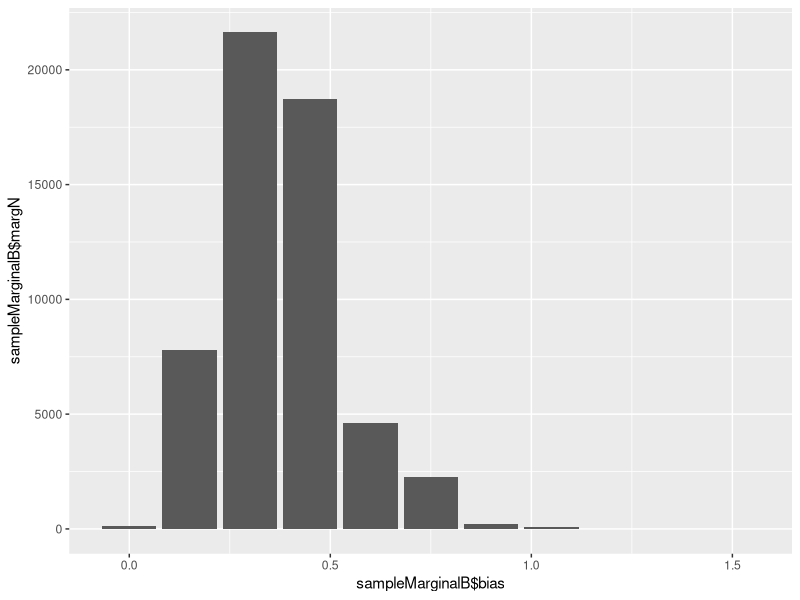
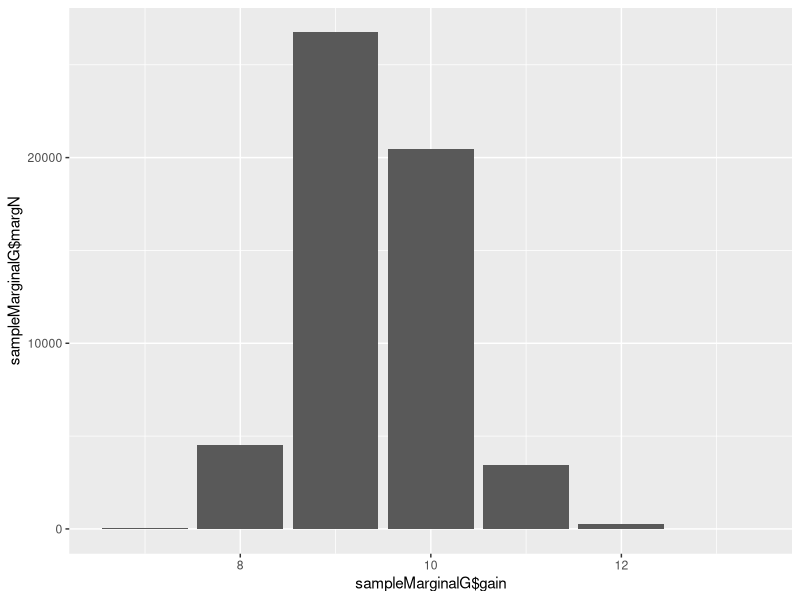
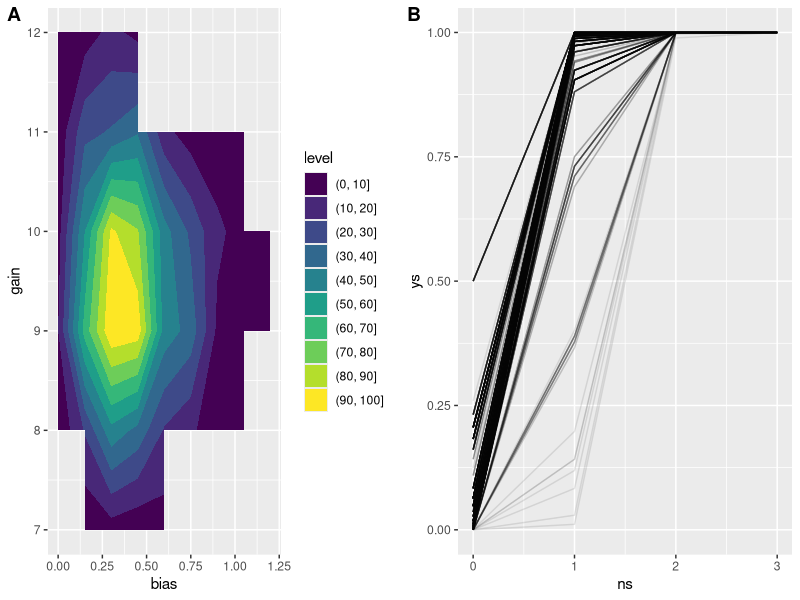

Generate these figures, in order, with R:
library(data.table)
library(magrittr)
library(ggplot2)
library(cowplot)

grid <- fread("cache/bias-shape=5-scale=0.10_gain-shape=100-scale=0.10_grid.csv")

sigmoid <- function(n, b, g) {
  1/(1 + exp(-g * (n-b)))
}

# plot samples of joint space
gridDexes <- 1:nrow(grid)
dexSamples <- sample(gridDexes, 1000, prob = grid$jointP, replace = TRUE)
gridSamples <- grid[dexSamples]
gridSamples[, N := .N, by = c("bias", "gain")]
gridSamplesP <- ggplot(data = gridSamples) + geom_contour_filled(aes(x = bias, y = gain, z = N))

# plot marginal of samples
sampleMarginalB <- gridSamples[, .(margN = sum(N)), by=bias]
sampleMarginalG <- gridSamples[, .(margN = sum(N)), by=gain]
ggplot() + geom_col(aes(x = sampleMarginalB$bias, y = sampleMarginalB$margN))
ggplot() + geom_col(aes(x = sampleMarginalG$gain, y = sampleMarginalG$margN))

# sigmoid function over 0-3 blickets
ns <- 0:3
getActivationDT <- function(dt) {
  stopifnot(nrow(dt) == 1)
  ys = sapply(ns, function(x) sigmoid(x, dt$bias, dt$gain))
  data.table(ns, ys)
}
 

gammaPdf <- function(x, shape, scale) {
  dgamma(x, shape, scale = scale)
}

allLines <- gridSamples[, getActivationDT(.SD), by=rownames(gridSamples)]
allLinesP <- ggplot(allLines, aes(x = ns, y = ys, group = rownames)) +
  geom_line(alpha = 0.1)

# then combine with the top row for final plot
finalPlot <- plot_grid(gridSamplesP, allLinesP, ncol = 2, labels = "AUTO")
finalPlot

save_plot(filename = "cache/gamma_sigmoid_sim.pdf", plot = finalPlot, base_height = 3, base_width = 6)